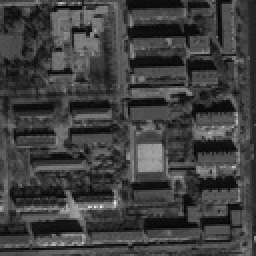
%> input picture build_IGARSS2_512_512.jpg, 128 x 128 px, shrunk from 512 x 512 before the run (shown 2 times larger)
$ octave test2.m   (GNU Octave 9; MATLAB toolbox functions it lacks are replaced by stand-ins)
%> lines starting %> are read from the running program, lines starting %| are printed output that depends on the picture; in (x1, y1, x2, y2) boxes, pixels count from 0 and x2, y2 are one past the last pixel; in counts of white or black regions, pixels touching at a corner belong together; the program's own positions count from 1
clc;
clear all;
close all;
X =im2double(imread('build_IGARSS2_512_512.jpg'));
%> X: size 128x128 double; min 0, max 0.929, mean 0.25
k = [1 2 1; 0 0 0; -1 -2 -1];
H = conv2(X,k, 'same');
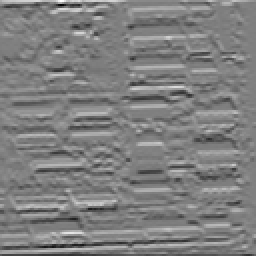
%> H: size 128x128 double (shown 2 times larger); min -2.71, max 2.71, mean 0.00206; drawn with min black and max white
V = conv2(X,k','same');
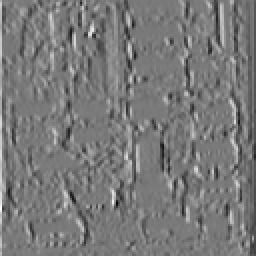
%> V: size 128x128 double (shown 2 times larger); min -1.89, max 2.08, mean -0.00328; drawn with min black and max white
E = sqrt(H.*H + V.*V);
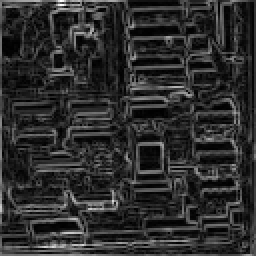
%> E: size 128x128 double (shown 2 times larger); min 8.33e-17, max 2.73, mean 0.484; drawn with min black and max white
E=(E<=1).*E+(E>1)*1;
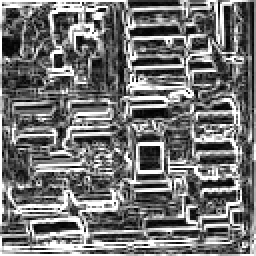
%> E: size 128x128 double (shown 2 times larger); min 8.33e-17, max 1, mean 0.457
E=E>.4;
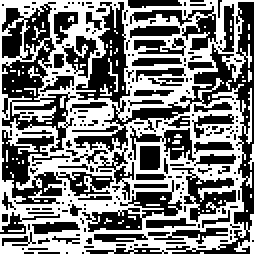
%> E: size 128x128 logical (shown 2 times larger); 49.8% white in thin lines or dots
M= bwareaopen(E,40);
%> M: size 128x128 logical; 48% white in thin lines or dots
I=X;
[r,c]=size(X);
%> r = 128; c = 128
for i=3:r-2
    for j=3:c-2
        mask=X(i-2:i+2,j-2:j+2);
        md=mode(mask(:));
        mask1=(mask>md);
        e=entropy(mask1);
        if e>0.8
            I(i,j)=mean2(mask);
            % [5 lines of commented-out code are left out]
        else
           % I(i,j)=md;
        end
    end
end
I=I.*(1-M);
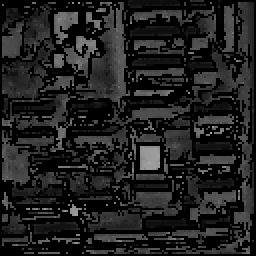
%> I: size 128x128 double (shown 2 times larger); min 0, max 0.671, mean 0.126
I=I+X.*(M);
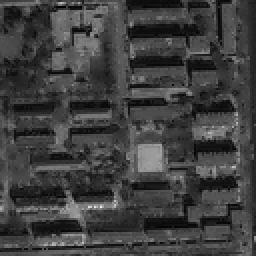
%> I: size 128x128 double (shown 2 times larger); min 0, max 0.929, mean 0.25; mean of the top-left, top-right, bottom-left and bottom-right quarters 0.256, 0.225, 0.253, 0.266
figure,imshow(I);

$ run again, with build_IGARSS1_574_408.jpg copied over build_IGARSS2_512_512.jpg
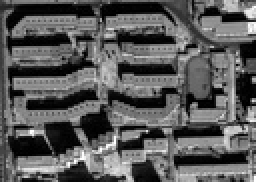
%> input picture build_IGARSS1_574_408.jpg, 128 x 91 px, shrunk from 574 x 408 before the run (shown 2 times larger)
%> `E=E>.4;`:
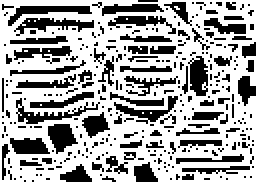
%> E: size 91x128 logical (shown 2 times larger); 64.7% white; 312 black regions (271 under 20 px), largest, box (x1, y1, x2, y2) and area: (4, 3, 46, 13) 154, (7, 9, 47, 18) 153, (8, 49, 50, 62) 146
%> M: size 91x128 logical; 64.6% white; 312 black regions (271 under 20 px), largest, box (x1, y1, x2, y2) and area: (7, 9, 47, 18) 155, (4, 3, 46, 13) 154, (8, 49, 50, 62) 147
%> `I=I+X.*(M);`:
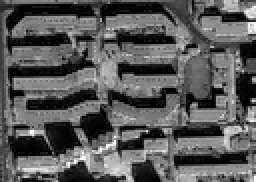
%> I: size 91x128 double (shown 2 times larger); min 0, max 1, mean 0.351; mean of the top-left, top-right, bottom-left and bottom-right quarters 0.336, 0.366, 0.336, 0.368
